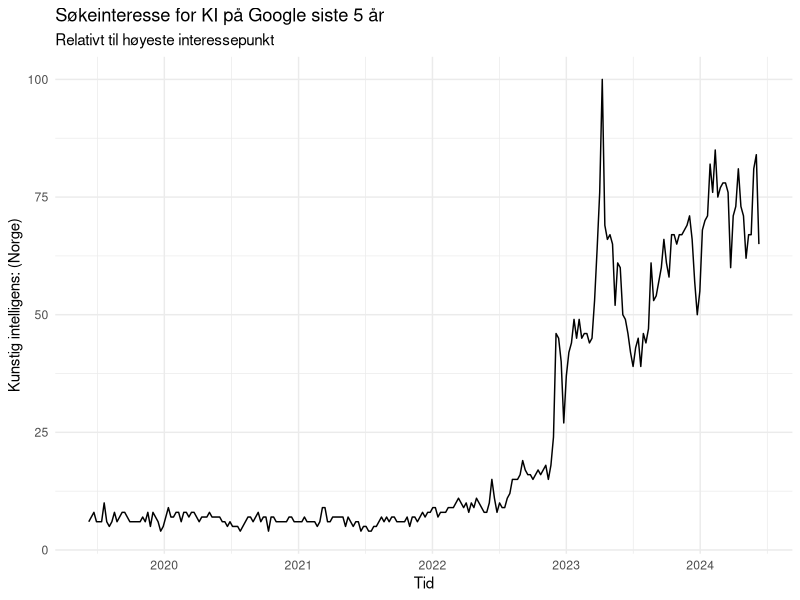

Here is the R script that generated this plot:
## ---- chunk 1

#library
library(tidyverse)

#settings
knitr::opts_chunk$set(echo = FALSE)
old = theme_set(theme_minimal())

#data
google_trends_ki <- read_csv("240609_google_trends_ki.csv",
                             col_types = cols(Uke = col_date(format = "%Y-%m-%d")),
                             skip = 1)

## ---- chunk 2
ggplot(data = google_trends_ki) +
  geom_line(aes(x = Uke, y = `Kunstig intelligens: (Norge)`)) +
  labs(title = "Søkeinteresse for KI på Google siste 5 år", subtitle = "Relativt til høyeste interessepunkt", x = "Tid")
